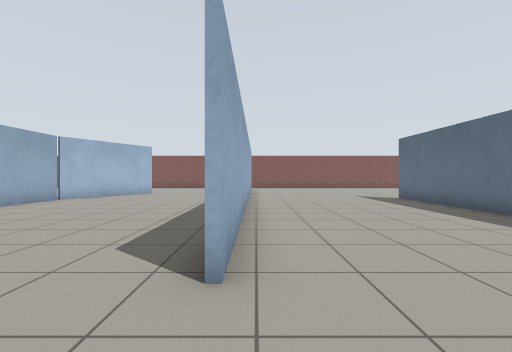
View 1 (above)

22 first-person views from a walk through a world built for the Gazebo simulator. The camera is 0.94 m above the floor, looks level and sees 90° across. The floor is counted in squares, 1 m on a side. Each view is taken from the middle of a square. On the plan, view 1 faces up. The plan holds only what a view shows up to about 10 squares ahead; the rest is blank. Simple patterns stand in for the simulator's built-in surfaces.

View 2
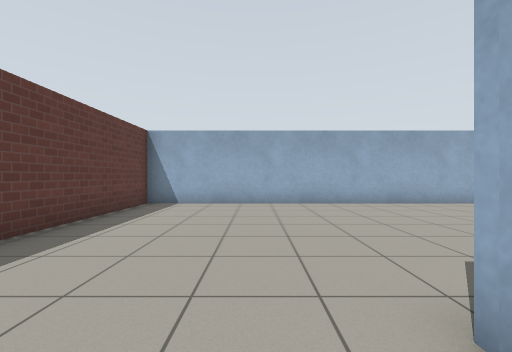

View 3
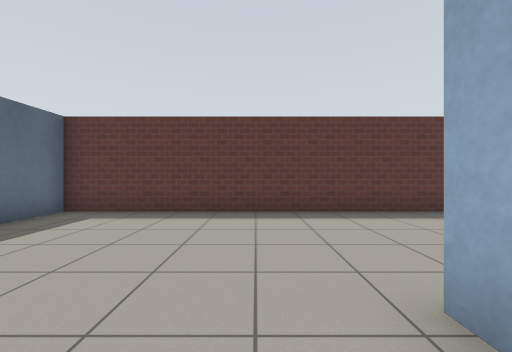

View 4
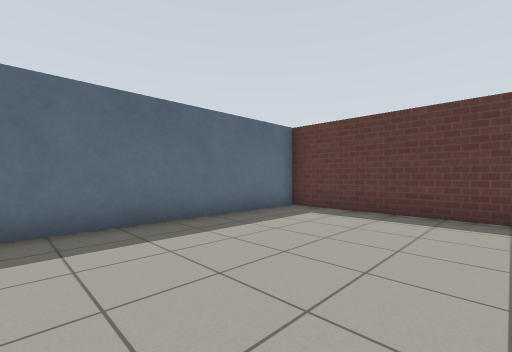

View 5
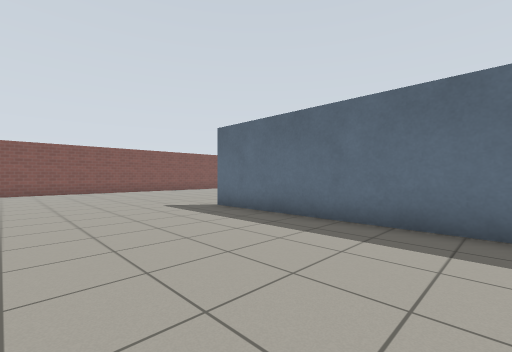

View 6
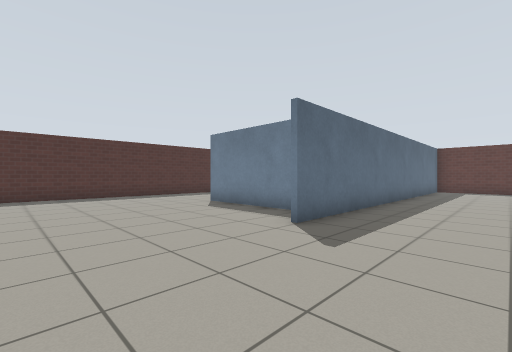

View 7
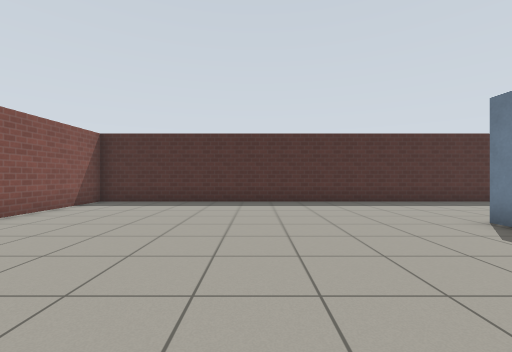

View 8
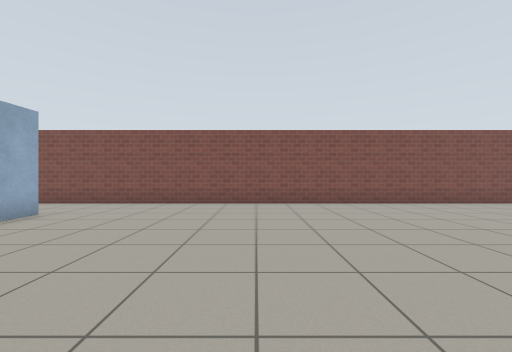

View 9
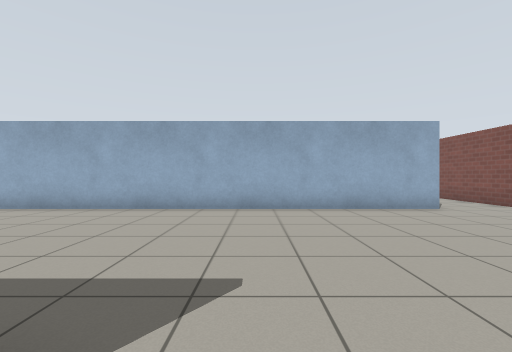

View 10
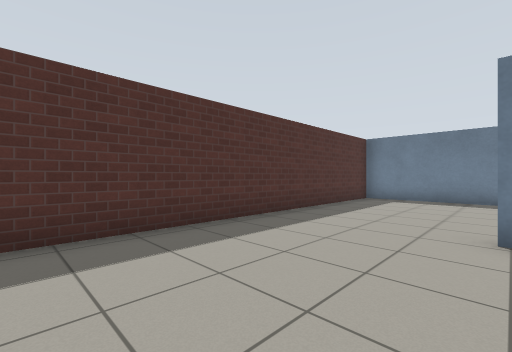

View 11
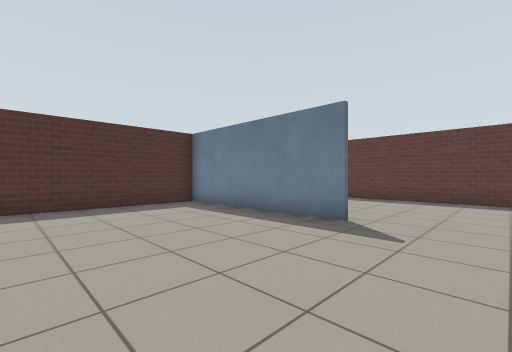

View 12
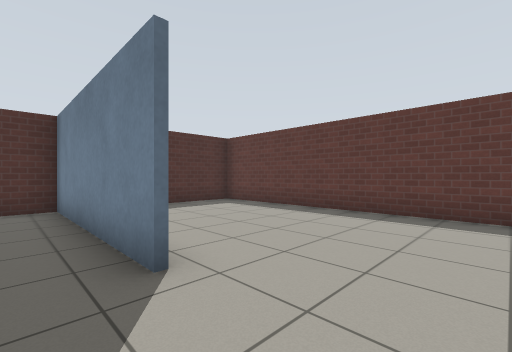

View 13
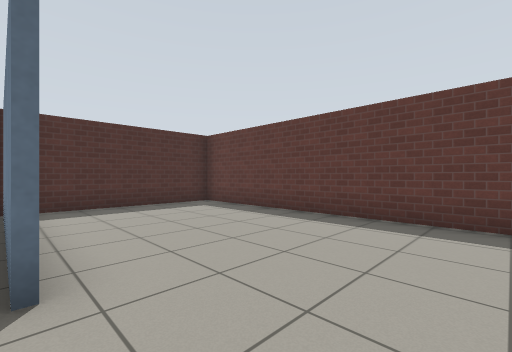

View 14
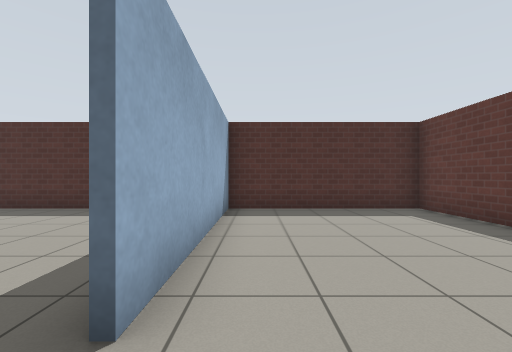

View 15
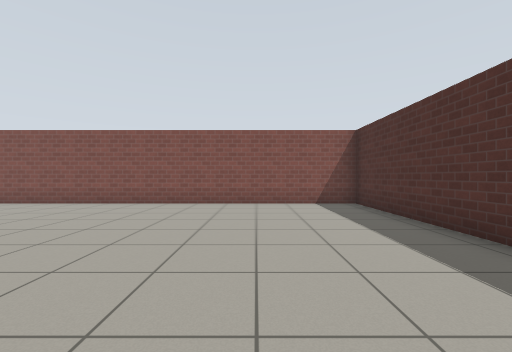

View 16
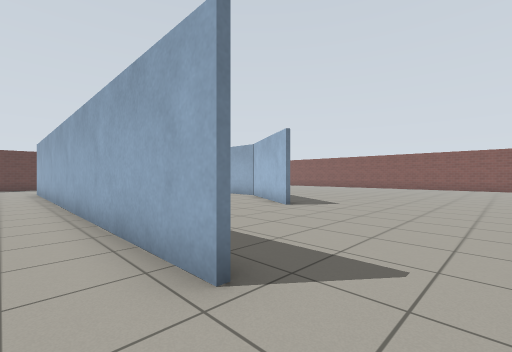

View 17
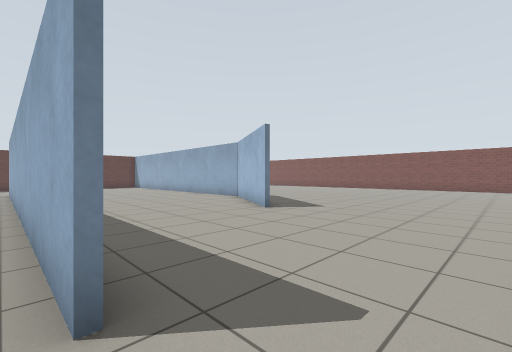

View 18
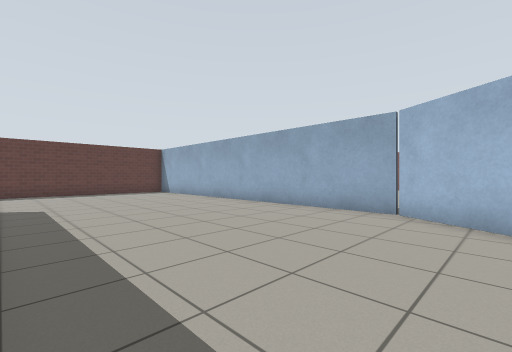

View 19
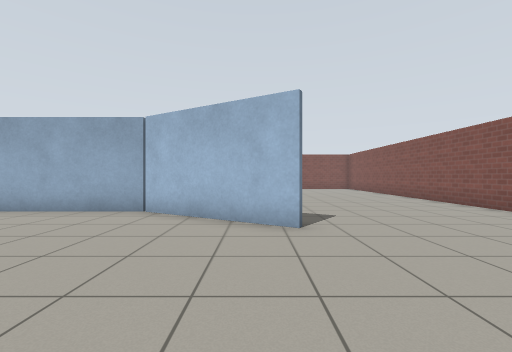

View 20
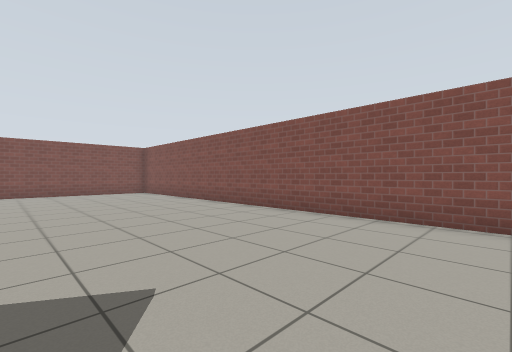

View 21
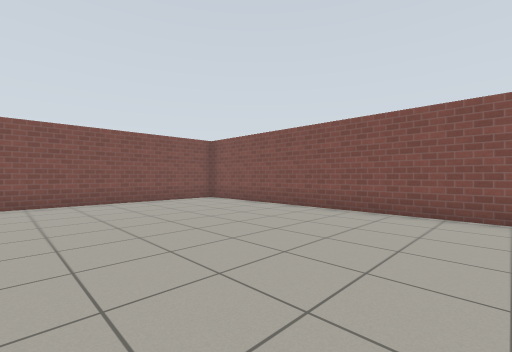

View 22
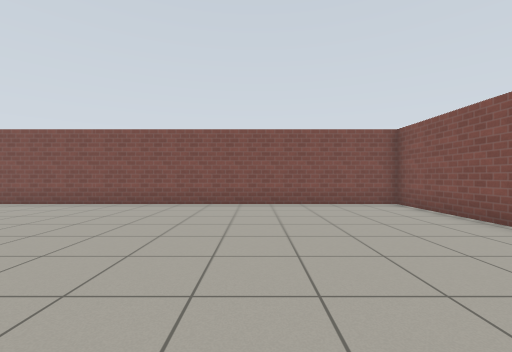

### Floor plan
Points are (right, up) in squares from view 1. A wall is a line through its corners. A room is listed if a view was taken in it or the views show most of it. See-through windows are left out.
Room 1 (views 1, 2, 3, 4, 5, 6, 7, 8, 9, 10, 11, 12, 13, 14, 15, 16, 17, 18, 19, 20, 21, 22)
walls: (-5.5, 13.9) (-7.8, 10) (-7.8, -2.7) (6, -2.7) (6, 10.9); (-0.3, 17.2) (-0.3, 2.1); (7.2, 9.3) (11.2, 9.3); (-5, 19.7) (-19.5, 19.7) (-19.5, 6.4); (9.4, 2.9) (15.4, 2.9); (7, -2.7) (15.4, -2.7) (15.4, 19.7) (-3, 19.7); (15.4, 2.8) (9.4, 2.8)

Positions as (right, up) in squares from view 1, and headings:
1: (0, 0), facing up
2: (1, 1), facing left
3: (1, 4), facing down
4: (1, 4), facing down-right
5: (1, 4), facing up-right
6: (3, 15), facing down-right
7: (6, 14), facing right
8: (5, 11), facing up
9: (7, 12), facing left
10: (11, 14), facing down-right
11: (7, 8), facing down-right
12: (7, 4), facing down-right
13: (7, 3), facing down-right
14: (8, 2), facing right
15: (12, 11), facing up
16: (1, 19), facing down-left
17: (0, 19), facing down-left
18: (-1, 12), facing down-left
19: (-1, 13), facing left
20: (-5, 14), facing up-left
21: (-10, 13), facing up-left
22: (-11, 15), facing left
